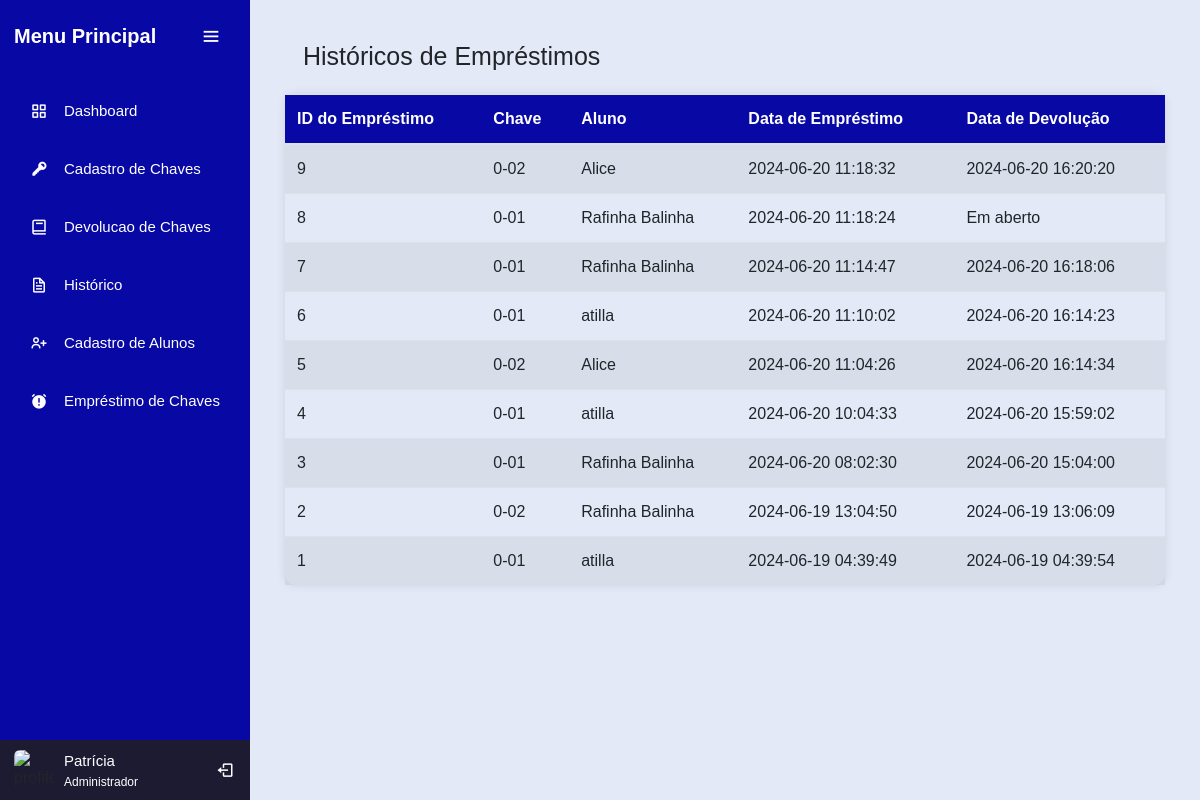
Page /tcc/historico.php on the committed database.
### tables this page shows
CREATE TABLE `emprestimos` (
  `id` int(11) NOT NULL,
  `chave_id` int(11) NOT NULL,
  `aluno_cpf` varchar(14) NOT NULL,
  `data_emprestimo` datetime NOT NULL,
  `data_devolucao` datetime DEFAULT NULL
);

CREATE TABLE `chaves` (
  `id` int(11) NOT NULL,
  `prateleira` varchar(255) NOT NULL,
  `disponivel` tinyint(1) NOT NULL DEFAULT 1
);

CREATE TABLE `alunos` (
  `id` int(11) NOT NULL,
  `nome` varchar(255) NOT NULL,
  `cpf` varchar(14) NOT NULL,
  `matricula` varchar(50) NOT NULL,
  `turma` varchar(100) NOT NULL,
  `telefone` varchar(20) DEFAULT NULL,
  `email` varchar(255) DEFAULT NULL,
  `senha` varchar(255) NOT NULL
);

### tcc/historico.php (the view, shortened to what this page needs)
<?php include 'header.php'; ?>
<link rel="stylesheet" href="https://cdnjs.cloudflare.com/ajax/libs/font-awesome/5.15.3/css/all.min.css">
<link rel="stylesheet" href="assets/css/alunos.css">
<link rel="stylesheet" href="https://cdn.jsdelivr.net/npm/sweetalert2@11/dist/sweetalert2.min.css">
<section class="home-section">
    <div class="container">
        <div class="text">Históricos de Empréstimos</div>
        <table class="table table-striped">
            <thead>
                <tr>
                    <th>ID do Empréstimo</th>
                    <th>Chave</th>
                    <th>Aluno</th>
                    <th>Data de Empréstimo</th>
                    <th>Data de Devolução</th>
                </tr>
            </thead>
            <tbody>
                <?php
                include 'db.php';
                $sql = "SELECT emprestimos.id, chaves.prateleira, alunos.nome, emprestimos.data_emprestimo, emprestimos.data_devolucao
                        FROM emprestimos
                        JOIN chaves ON emprestimos.chave_id = chaves.id
                        JOIN alunos ON emprestimos.aluno_cpf = alunos.cpf
                        ORDER BY emprestimos.data_emprestimo DESC";
                $result = $conn->query($sql);
                if ($result->num_rows > 0) {
                    while ($row = $result->fetch_assoc()) {
                        echo "<tr>";
                        echo "<td>" . $row['id'] . "</td>";
                        echo "<td>" . $row['prateleira'] . "</td>";
                        echo "<td>" . $row['nome'] . "</td>";
                        echo "<td>" . $row['data_emprestimo'] . "</td>";
                        echo "<td>" . ($row['data_devolucao'] ? $row['data_devolucao'] : 'Em aberto') . "</td>";
                        echo "</tr>";
                    }
                } else {
                    echo "<tr><td colspan='5'>Nenhum empréstimo encontrado</td></tr>";
                }
                ?>
            </tbody>
        </table>
    </div>
</section>

### tcc/header.php (shortened to what this page needs)
<!DOCTYPE html>
<html lang="en">
<head>
    <link rel="stylesheet" href="https://maxcdn.bootstrapcdn.com/bootstrap/4.5.2/css/bootstrap.min.css">
    <link rel="stylesheet" href="assets/css/header.css">
    <link href='https://unpkg.com/boxicons@2.1.4/css/boxicons.min.css' rel='stylesheet'>
</head>
<body>
    <div class="sidebar open">
        <div class="logo-details">
            <div class="logo_name">Menu Principal</div>
            <i class='bx bx-menu' id="btn"></i>
        </div>
        <ul class="nav-list">
            <li>
                <a href="dashboard.php">
                    <i class='bx bx-grid-alt'></i>
                    <span class="links_name">Dashboard</span>
                </a>
            </li>
            <li>
                <a href="chaves.php">
                    <i class='bx bxs-key'></i>
                    <span class="links_name">Cadastro de Chaves</span>
                </a>
            </li>
            <li>
                <a href="relatorio.php">
                    <i class='bx bx-book'></i>
                    <span class="links_name">Devolucao de Chaves</span>
                </a>
            </li>
            <li>
                <a href="historico.php">
                    <i class='bx bx-file'></i>
                    <span class="links_name">Histórico</span>
                </a>
            </li>
            <li>
                <a href="alunos.php">
                    <i class='bx bx-user-plus'></i>
                    <span class="links_name">Cadastro de Alunos</span>
                </a>
            </li>
            <li>
                <a href="emprestimo-de-chave.php">
                    <i class='bx bxs-alarm-exclamation'></i>
                    <span class="links_name">Empréstimo de Chaves</span>
                </a>
            </li>
            <li class="profile">
                <div class="profile-details">
                    <img src="./images/user.png" alt="profileImg">
                    <div class="name_job">
                        <div class="name">Patrícia</div>
                        <div class="job">Administrador</div>
                    </div>
                </div>
                <a href="index.php" id="log_out">
                    <i class='bx bx-log-out' id="log_out"></i>
                </a>
            </li>
        </ul>
    </div>
</body>
</html>

### tcc/assets/css/header.css (style rules this page uses)
* { margin: 0; padding: 0; box-sizing: border-box; font-family: "Poppins", sans-serif; }
.sidebar { position: fixed; left: 0; top: 0; height: 100%; width: 78px; background: rgb(8, 8, 165); padding: 6px 14px; transition: all 0.5s ease; z-index: 2; }
.sidebar.open { width: 250px; }
.sidebar .logo-details { height: 60px; display: flex; align-items: center; justify-content: space-between; position: relative; }
.sidebar .logo-details .logo_name { color: #fff; font-size: 20px; font-weight: 600; opacity: 0; transition: all 0.5s ease; }
.sidebar.open .logo-details, .sidebar.open .logo-details .logo_name { opacity: 1; }
.sidebar .logo-details #btn { position: absolute; top: 50%; right: 0; transform: translateY(-50%); font-size: 22px; text-align: center; cursor: pointer; transition: all 0.5s ease; }
.sidebar.open .logo-details #btn { text-align: center; }
.sidebar i { color: #fff; height: 60px; min-width: 50px; font-size: 28px; text-align: center; line-height: 60px; }
.sidebar .nav-list { margin-top: 20px; height: 100%; }
.sidebar li { position: relative; margin: 8px 0; list-style: none; }
.sidebar li i { height: 50px; line-height: 50px; font-size: 18px; border-radius: 12px; }
.sidebar li a { display: flex; height: 100%; width: 100%; border-radius: 12px; align-items: center; text-decoration: none; transition: all 0.4s ease; background: rgb(8, 8, 165); }
.sidebar li a .links_name { color: #fff; font-size: 15px; font-weight: 400; white-space: nowrap; opacity: 0; pointer-events: none; transition: 0.4s; }
.sidebar.open li a .links_name { opacity: 1; pointer-events: auto; }
.sidebar li.profile { position: fixed; height: 60px; width: 78px; left: 0; bottom: -8px; padding: 10px 14px; background: #1d1b31; transition: all 0.5s ease; overflow: hidden; }
.sidebar.open li.profile { width: 250px; }
.sidebar li .profile-details { display: flex; align-items: center; flex-wrap: nowrap; }
.sidebar li img { height: 40px; width: 40px; object-fit: contain; border-radius: 6px; margin-right: 10px; }
.sidebar li.profile .name, .sidebar li.profile .job { font-size: 15px; font-weight: 400; color: #fff; white-space: nowrap; }
.sidebar li.profile .job { font-size: 12px; }
.sidebar .profile #log_out { position: absolute; top: 50%; right: 0; transform: translateY(-50%); background: #1d1b31; width: 100%; height: 60px; line-height: 60px; transition: all 0.5s ease; }
.sidebar.open .profile #log_out { width: 50px; background: #1d1b31; }
.home-section { position: relative; background: #e4e9f7; min-height: 100vh; left: 78px; width: calc(100% - 78px); transition: all 0.5s ease; }
.sidebar.open ~ .home-section { left: 250px; width: calc(100% - 250px); }
.home-section .text { display: inline-block; font-size: 25px; font-weight: 500; margin: 18px; }

### tcc/assets/css/alunos.css (style rules this page uses)
.home-section { padding: 20px; }
.table { width: 100%; border-radius: 10px; margin-bottom: 1rem; color: #212529; box-shadow: 0 0 10px rgba(0, 0, 0, 0.1); }
.table th, .table td { padding: 0.75rem; vertical-align: top; border-top: 1px solid #dee2e6; }
.table thead th { position: sticky; top: 0; z-index: 1; vertical-align: bottom; background-color: #0808A5; color: #fff; }

### rows in the picture
emprestimos: id "9", chave.prateleira "0-02", alunos.nome "Alice", data_emprestimo "2024-06-20 11:18:32", data_devolucao "2024-06-20 16:20:20"
emprestimos: id "8", chave.prateleira "0-01", alunos.nome "Rafinha Balinha", data_emprestimo "2024-06-20 11:18:24", shows "Em aberto"
emprestimos: id "7", chave.prateleira "0-01", alunos.nome "Rafinha Balinha", data_emprestimo "2024-06-20 11:14:47", data_devolucao "2024-06-20 16:18:06"
emprestimos: id "6", chave.prateleira "0-01", alunos.nome "atilla", data_emprestimo "2024-06-20 11:10:02", data_devolucao "2024-06-20 16:14:23"
emprestimos: id "5", chave.prateleira "0-02", alunos.nome "Alice", data_emprestimo "2024-06-20 11:04:26", data_devolucao "2024-06-20 16:14:34"
emprestimos: id "4", chave.prateleira "0-01", alunos.nome "atilla", data_emprestimo "2024-06-20 10:04:33", data_devolucao "2024-06-20 15:59:02"
emprestimos: id "3", chave.prateleira "0-01", alunos.nome "Rafinha Balinha", data_emprestimo "2024-06-20 08:02:30", data_devolucao "2024-06-20 15:04:00"
emprestimos: id "2", chave.prateleira "0-02", alunos.nome "Rafinha Balinha", data_emprestimo "2024-06-19 13:04:50", data_devolucao "2024-06-19 13:06:09"
emprestimos: id "1", chave.prateleira "0-01", alunos.nome "atilla", data_emprestimo "2024-06-19 04:39:49", data_devolucao "2024-06-19 04:39:54"
